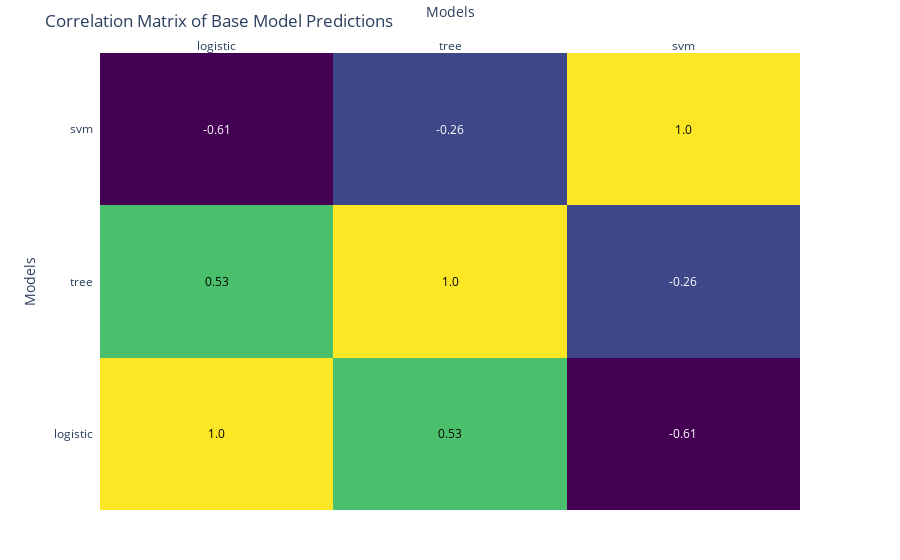

Notebook code for this chart:
### Markdown cell above
TIP

Check for correlations

As the predictions used in stacking are supposed to be independent, it's a good practice to check the correlation matrix of the outputs from the different estimators. If some predictions have a strong correlation, it's better to re-train the stacking model by dropping one of the estimators

### Code cell
# Calcul de la matrice de corrélation et arrondi des valeurs
corr_matrix = predictions.corr().round(2)

# Création d'une heatmap annotée pour la matrice de corrélation
fig = ff.create_annotated_heatmap(
    z=corr_matrix.values,                     # Valeurs de la matrice de corrélation
    x=corr_matrix.columns.tolist(),           # Noms des colonnes (modèles de base)
    y=corr_matrix.index.tolist(),             # Noms des lignes (modèles de base)
    colorscale="Viridis"                      # Palette de couleurs pour une meilleure lisibilité
)

# Affichage de la heatmap
fig.update_layout(
    title="Correlation Matrix of Base Model Predictions",
    xaxis_title="Models",
    yaxis_title="Models",
    margin=dict(l=100, r=100, t=50, b=50)     # Ajustement des marges pour une meilleure visualisation
)
fig.show()

### Figure 1 — Plotly figure (JSON) as saved in the notebook; plotly's stock layout.template omitted (floating-point values rounded to 4 significant figures)
{"data": [{"colorscale": [[0, "#440154"], [0.1111, "#482878"], [0.2222, "#3e4989"], [0.3333, "#31688e"], [0.4444, "#26828e"], [0.5556, "#1f9e89"], [0.6667, "#35b779"], [0.7778, "#6ece58"], [0.8889, "#b5de2b"], [1, "#fde725"]], "reversescale": false, "showscale": false, "type": "heatmap", "x": ["logistic", "tree", "svm"], "y": ["logistic", "tree", "svm"], "z": [[1, 0.53, -0.61], [0.53, 1, -0.26], [-0.61, -0.26, 1]]}], "layout": {"annotations": [{"font": {"color": "#000000"}, "showarrow": false, "text": "1.0", "x": "logistic", "xref": "x", "y": "logistic", "yref": "y"}, {"font": {"color": "#000000"}, "showarrow": false, "text": "0.53", "x": "tree", "xref": "x", "y": "logistic", "yref": "y"}, {"font": {"color": "#FFFFFF"}, "showarrow": false, "text": "-0.61", "x": "svm", "xref": "x", "y": "logistic", "yref": "y"}, {"font": {"color": "#000000"}, "showarrow": false, "text": "0.53", "x": "logistic", "xref": "x", "y": "tree", "yref": "y"}, {"font": {"color": "#000000"}, "showarrow": false, "text": "1.0", "x": "tree", "xref": "x", "y": "tree", "yref": "y"}, {"font": {"color": "#FFFFFF"}, "showarrow": false, "text": "-0.26", "x": "svm", "xref": "x", "y": "tree", "yref": "y"}, {"font": {"color": "#FFFFFF"}, "showarrow": false, "text": "-0.61", "x": "logistic", "xref": "x", "y": "svm", "yref": "y"}, {"font": {"color": "#FFFFFF"}, "showarrow": false, "text": "-0.26", "x": "tree", "xref": "x", "y": "svm", "yref": "y"}, {"font": {"color": "#000000"}, "showarrow": false, "text": "1.0", "x": "svm", "xref": "x", "y": "svm", "yref": "y"}], "margin": {"b": 50, "l": 100, "r": 100, "t": 50}, "title": {"text": "Correlation Matrix of Base Model Predictions"}, "xaxis": {"dtick": 1, "gridcolor": "rgb(0, 0, 0)", "side": "top", "ticks": "", "title": {"text": "Models"}}, "yaxis": {"dtick": 1, "ticks": "", "ticksuffix": "  ", "title": {"text": "Models"}}}}
